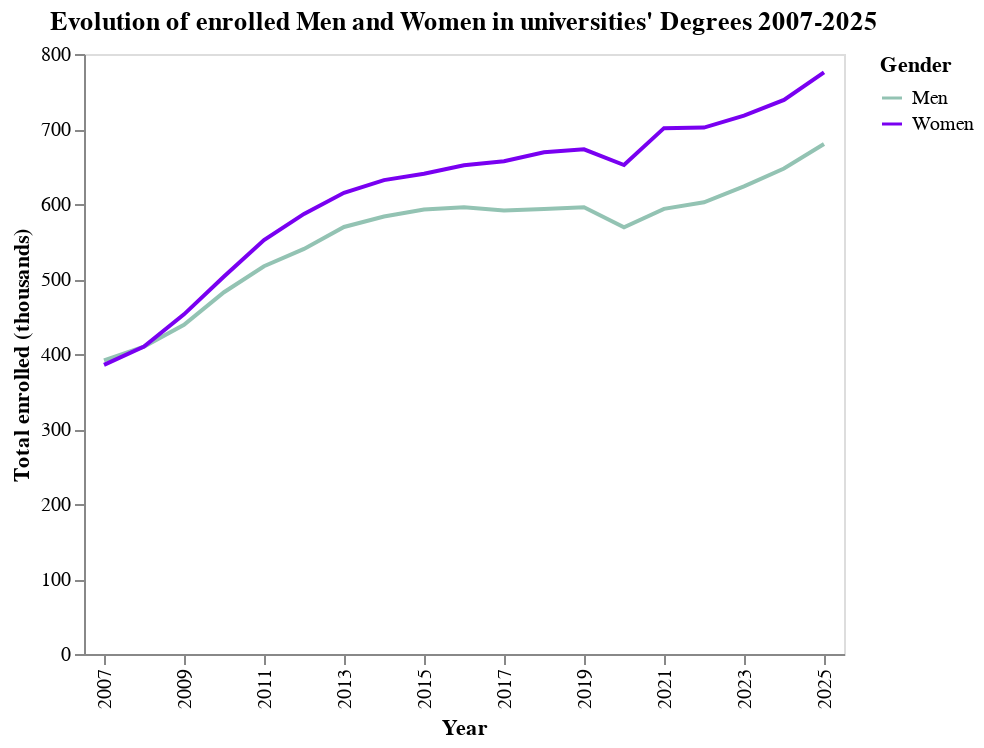

Notebook code for this chart:
### Markdown cell above
# **Third Chart: Evolution Total male and female students of overall enrolled**

The following chart shows the growth of male and females students during 2007-2025

### Code cell
# For the following chart I used ChatGPT to assist me in debugging and assisting
# me in how to develop some features of the cart

cols_3 = ["año"]
df_3 = raw.groupby(cols_3)[["total matrícula hombres", "total matrícula mujeres"]].sum().reset_index()



df_3 = df_3.melt(id_vars="año",
                 value_vars=["total matrícula hombres", "total matrícula mujeres"],
                 var_name="enrolled type",
                 value_name="total matrícula")

men = "total matrícula hombres"
women = "total matrícula mujeres"
values = list(range(min(df_1["año"]), max(df_1["año"]) +1 , 2))

df_3["enrolled type"] = df_3["enrolled type"].apply(lambda x: "Men" if x == men else "Women")
df_3["total matrícula"] = df_3["total matrícula"] / 1000

chart_3 = alt.Chart(df_3).mark_line().encode(
    x = alt.X("año:O", axis=alt.Axis(title="Year", values=values)),
    y = alt.Y("sum(total matrícula)",
              axis=alt.Axis(title="Total enrolled (thousands)")),
    color = alt.Color("enrolled type",
                      legend=alt.Legend(title="Gender"),
                      scale = alt.Scale(
                          domain = ["Men", "Women"],
                          range = ["#93c3b3", "#7900f1"]
                      ))).properties(
        title = "Evolution of enrolled Men and Women in universities' Degrees 2007-2025",
    ).configure_axis(
        grid = False
    )

chart_3.save("../png_charts/men_women.png")
chart_3

### Figure 1 — Vega-Lite specification as saved in the notebook (floating-point values rounded to 4 significant figures)
{"config": {"view": {"continuousWidth": 300, "continuousHeight": 300}, "axis": {"grid": false}}, "data": {"name": "data-8ed288bb425d4382f3129c180485121e"}, "mark": {"type": "line"}, "encoding": {"color": {"field": "enrolled type", "legend": {"title": "Gender"}, "scale": {"domain": ["Men", "Women"], "range": ["#93c3b3", "#7900f1"]}, "type": "nominal"}, "x": {"axis": {"title": "Year", "values": [2007, 2009, 2011, 2013, 2015, 2017, 2019, 2021, 2023, 2025]}, "field": "año", "type": "ordinal"}, "y": {"aggregate": "sum", "axis": {"title": "Total enrolled (thousands)"}, "field": "total matrícula", "type": "quantitative"}}, "title": "Evolution of enrolled Men and Women in universities' Degrees 2007-2025", "$schema": "https://vega.github.io/schema/vega-lite/v5.20.1.json", "datasets": {"data-8ed288bb425d4382f3129c180485121e": [{"año": 2007, "enrolled type": "Men", "total matrícula": 391.4}, {"año": 2008, "enrolled type": "Men", "total matrícula": 409.8}, {"año": 2009, "enrolled type": "Men", "total matrícula": 438.9}, {"año": 2010, "enrolled type": "Men", "total matrícula": 482.4}, {"año": 2011, "enrolled type": "Men", "total matrícula": 517.1}, {"año": 2012, "enrolled type": "Men", "total matrícula": 540.1}, {"año": 2013, "enrolled type": "Men", "total matrícula": 569.4}, {"año": 2014, "enrolled type": "Men", "total matrícula": 583.3}, {"año": 2015, "enrolled type": "Men", "total matrícula": 592.7}, {"año": 2016, "enrolled type": "Men", "total matrícula": 595.6}, {"año": 2017, "enrolled type": "Men", "total matrícula": 591.2}, {"año": 2018, "enrolled type": "Men", "total matrícula": 593.2}, {"año": 2019, "enrolled type": "Men", "total matrícula": 595.6}, {"año": 2020, "enrolled type": "Men", "total matrícula": 568.9}, {"año": 2021, "enrolled type": "Men", "total matrícula": 593.5}, {"año": 2022, "enrolled type": "Men", "total matrícula": 602.3}, {"año": 2023, "enrolled type": "Men", "total matrícula": 623.6}, {"año": 2024, "enrolled type": "Men", "total matrícula": 647.3}, {"año": 2025, "enrolled type": "Men", "total matrícula": 680.0}, {"año": 2007, "enrolled type": "Women", "total matrícula": 385.5}, {"año": 2008, "enrolled type": "Women", "total matrícula": 410.0}, {"año": 2009, "enrolled type": "Women", "total matrícula": 452.9}, {"año": 2010, "enrolled type": "Women", "total matrícula": 503.2}, {"año": 2011, "enrolled type": "Women", "total matrícula": 552.0}, {"año": 2012, "enrolled type": "Women", "total matrícula": 586.8}, {"año": 2013, "enrolled type": "Women", "total matrícula": 615.0}, {"año": 2014, "enrolled type": "Women", "total matrícula": 631.9}, {"año": 2015, "enrolled type": "Women", "total matrícula": 640.3}, {"año": 2016, "enrolled type": "Women", "total matrícula": 651.6}, {"año": 2017, "enrolled type": "Women", "total matrícula": 657.1}, {"año": 2018, "enrolled type": "Women", "total matrícula": 669.1}, {"año": 2019, "enrolled type": "Women", "total matrícula": 672.8}, {"año": 2020, "enrolled type": "Women", "total matrícula": 652.0}, {"año": 2021, "enrolled type": "Women", "total matrícula": 701.2}, {"año": 2022, "enrolled type": "Women", "total matrícula": 701.8}, {"año": 2023, "enrolled type": "Women", "total matrícula": 717.9}, {"año": 2024, "enrolled type": "Women", "total matrícula": 738.8}, {"año": 2025, "enrolled type": "Women", "total matrícula": 775.6}]}}
